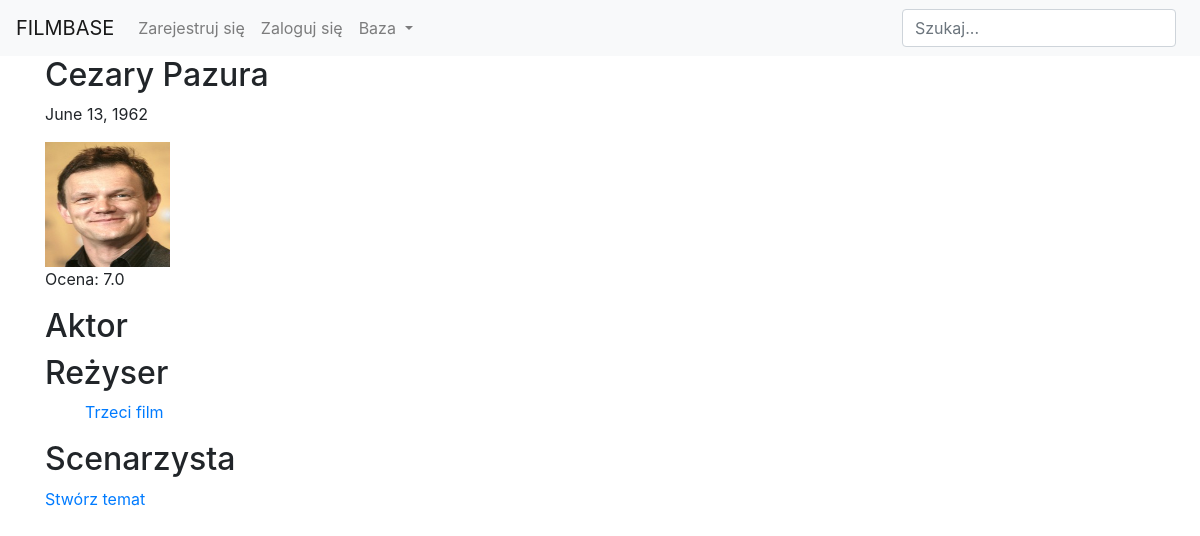
Page /base/person/cezary-pazura/ on the earlier database version.
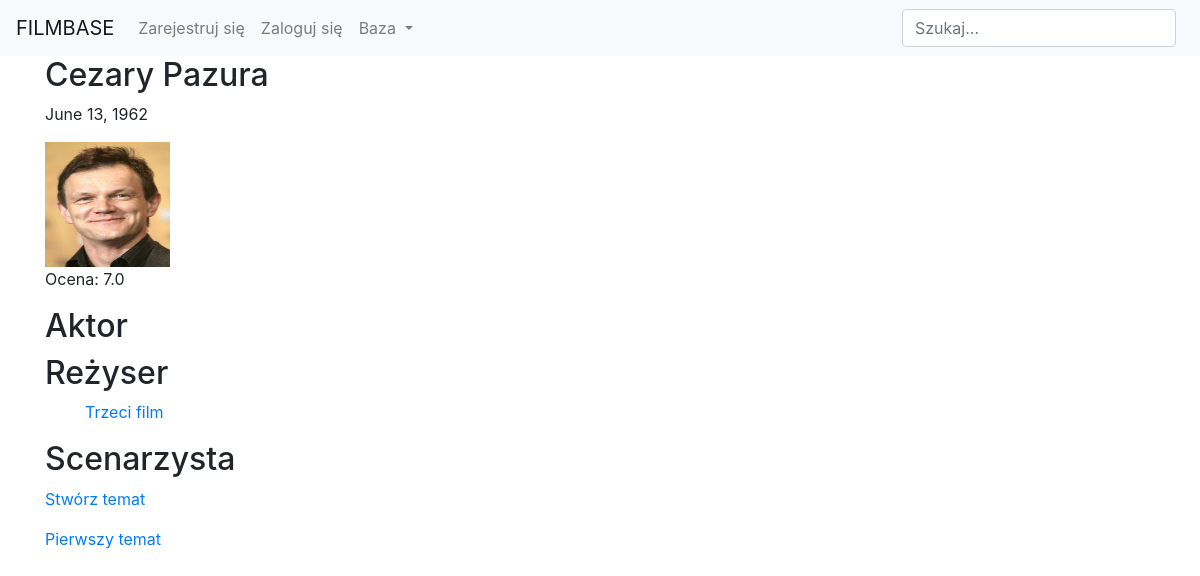
Same page on the later database version.
### main/models.py (models this page shows, shortened)
class Movie(models.Model):
    title = models.CharField(null=False, blank=False, max_length=100, verbose_name='Tytuł')
    description = models.CharField(null=False, blank=False, max_length=400, verbose_name='Opis')
    date_of_realease = models.DateField(null=False, blank=False, verbose_name='Data premiery')
    kind = models.CharField(null=False, blank=False, max_length=100, verbose_name='Gatunek')
    actors = models.ManyToManyField(Person, related_name='Starred_in')
    directors = models.ManyToManyField(Person, related_name='Directed')
    scenarists = models.ManyToManyField(Person, related_name='Wrote_the_script')
    slug = models.SlugField(null=True, blank=True)
    is_accepted = models.BooleanField(default=False)

### comments/models.py (models this page shows, shortened)
class Topic(models.Model):
    title = models.CharField(verbose_name='Tytuł', null=False, blank=False, max_length=250)
    content = models.TextField(verbose_name='Treść', null=False, blank=False, max_length=500)
    person = models.ForeignKey(Person, on_delete=models.CASCADE, null=True, blank=True)
    movie = models.ForeignKey(Movie, on_delete=models.CASCADE, null=True, blank=True)
    author = models.ForeignKey(User, on_delete=models.CASCADE)
    slug = models.SlugField(unique=True, null=True, blank=True)

### main/views.py (the view, shortened to what this page needs)
# urls.py: path('person/<slug:slug>/', PersonDetailView.as_view(), name='detail_person'),
class PersonDetailView(FormMixin, DetailView):
    model = Person
    template_name = 'main/detail_person.html'
    context_object_name = 'person'
    form_class = RateForm
    def get_context_data(self, **kwargs):
        context = super(PersonDetailView, self).get_context_data(**kwargs)
        if self.request.user.is_authenticated and Rate.objects.filter(person=self.object, sender=self.request.user).exists():
            context['form'] = RateForm(
            initial={
            'person': self.object,
            'choice': Rate.objects.filter(person=self.object, sender=self.request.user).first().choice })
        return context

### main/forms.py
class RateForm(forms.ModelForm):
    class Meta:
        model = Rate
        fields = ('choice',)

### main/models.py (called while the page is built)
    def get_average(self):
        rates = self.rate_set.all().values_list('choice', flat=True)
        if rates:
            average = (sum(rates))/len(rates)
            return average
        return "Brak oceny"

### main/templates/main/detail_person.html (shortened to what this page needs)
{% extends 'users/base.html' %}
{% block content %}
    <h2>{{ person.full_name }}</h2>
    <p>{{ person.date_of_birth }}</p>
    <img src="{{ person.avatar.url }}" alt="" width="125" height="125">
    <p>Ocena: {{ person.get_average }}</p>
    <h2>Aktor</h2>
    <h2>Reżyser</h2>
    {% for movie in person.Directed.all %}
        <ul><a href="{% url 'detail_movie' slug=movie.slug %}">{{ movie.title }}</a></ul>
    {% endfor %}
    <h2>Scenarzysta</h2>
    <p><a href="{% url 'create_topic' slug=person.slug %}">Stwórz temat</a></p>
    {% for topic in person.topic_set.all %}
        <a href="{% url 'detail_topic' slug=person.slug topic_slug=topic.slug %}">{{ topic.title }}</a><p></p>
    {% endfor %}
{% endblock %}

Differences in the rows shown:
added Topic: title "Pierwszy temat"
